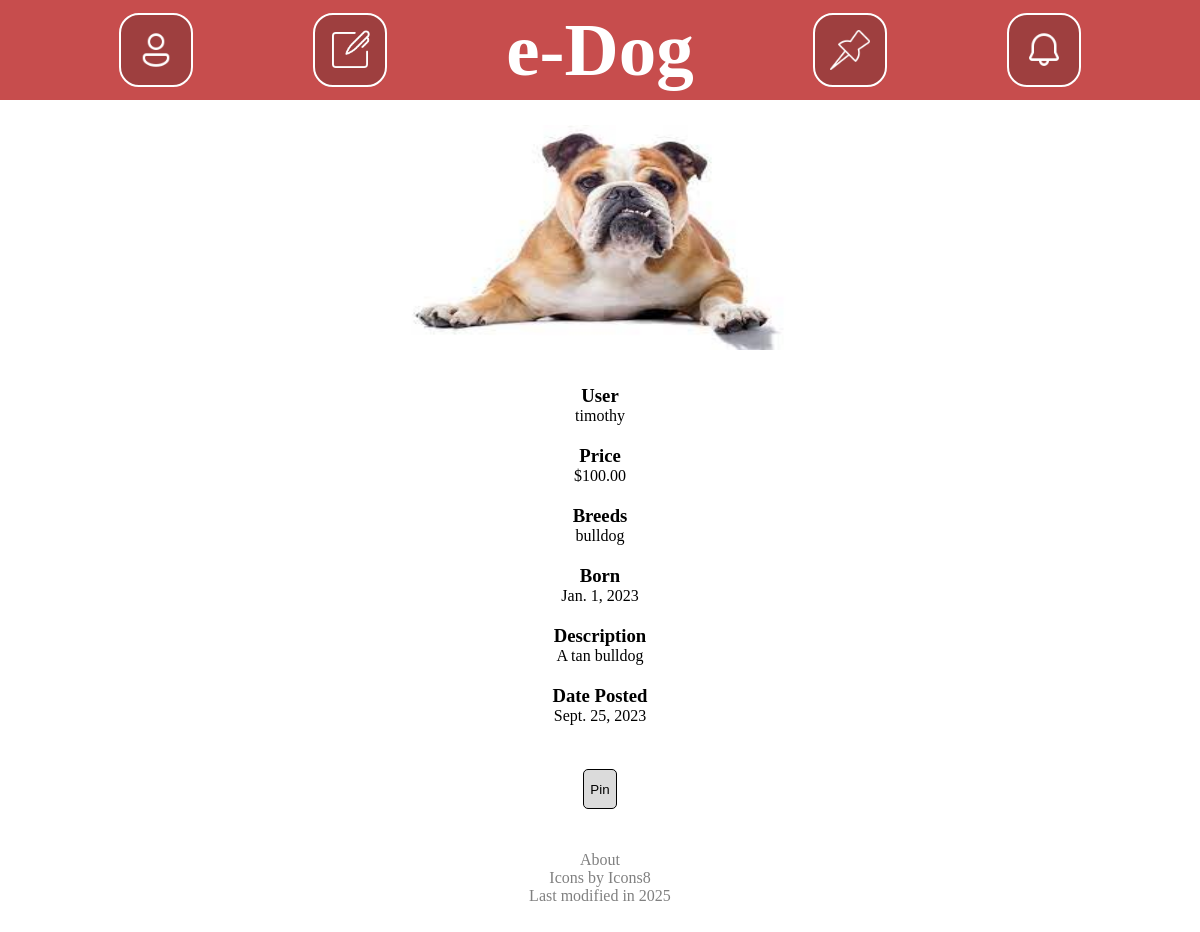
Screenshot of /post/37/ with the database file from the repository.
### post/models.py (models this page shows, shortened)
class Image(models.Model):
    photo = models.ImageField(upload_to="pics/%Y/%m/%d/")
    title = models.CharField(max_length=20)
    post = models.ForeignKey(Post, on_delete=models.CASCADE)

class Post(models.Model):
    user = models.ForeignKey(User, on_delete=models.CASCADE)
    breeds = models.CharField(max_length=100)
    price = models.DecimalField(decimal_places=2, max_digits=9)
    description = models.TextField(max_length=1000)
    age = models.DateField()
    dateCreated = models.DateField(auto_now_add=True)

### post/views.py (the view)
# urls.py: path("", views.index, name="index"),
def index(request, postID):
    post = get_object_or_404(Post, pk=postID)
    postKey = post.pk
    allImages = Image.objects.filter(post=postKey)
    context = {
        "post": post,
        "allImages": allImages,
    }
    return render(request, "post/index.html", context)

### post/templates/post/index.html (shortened to what this page needs)
<!DOCTYPE html>
<html lang="en-US">
	<head>
		{% load static %}
		<link rel="stylesheet" href="{% static 'browse/style.css' %}">
	</head>
	<body>
		<div class="content">
			{% include "browse/header.html" %}
			{% if post %}
				<div class="imageRow">
					{% for image in allImages %}
						<div class="imageBox">
							<img class="image" src="{{image.photo.url}}">
						</div>
					{% endfor %}
				</div>
				<div class="details">
					<h3>User</h3>
					<a href="/user/{{post.user.username}}"><p>{{post.user}}</p></a>
					<h3>Price</h3>
					<p>${{post.price}}</p>
					<h3>Breeds</h3>
					<p>{{post.breeds}}</p>
					<h3>Born</h3>
					<p>{{post.age}}</p>
					<h3>Description</h3>
					<p>{{post.description}}</p>
					<h3>Date Posted</h3>
					<p>{{post.dateCreated}}</p>
				</div>
			{% else %}
				<p>No Posts</p>
			{% endif %}
			<button id="pinButton" class="buttonLink" onclick="pinPost()">Pin</button>
			{% include "browse/footer.html" %}
		</div>
	</body>
</html>

### browse/static/browse/style.css (style rules this page uses)
:root { --textColor: #ffffff; --headerBGColor: #c74d4d; --iconBGColor: #9e3f3f; --contentBGColor: #ffffff; --bodyBGColor: #252525; --buttonColor: #dbdbdb; --buttonHover: #c0c0c0; --buttonPressed: #a8a8a8; --buttonTextColor: black; --buttonBorder: 1px solid black; --buttonRadius: 5px; --imgWidth: 400px; --imgHeight: 225px; }
body { background-color: var(--bodyBGColor); margin: 0; padding: 0; overflow-y: scroll; }
.content { display: flex; flex-direction: column; align-items: center; width: 100%; min-height: 100vh; background-color: var(--contentBGColor); }
p { margin: 0px; }
a { text-decoration: none; color:rgb(0, 0, 0); margin: 0px; }
h3 { margin: 0px; }
.image { width: var(--imgWidth); height: var(--imgHeight); }
.imageBox { display: flex; flex-direction: column; justify-content: center; margin-left: 10px; margin-right: 10px; }
.imageRow { display: flex; flex-direction: row; overflow-x: scroll; align-items: center; width: 95%; height: calc(var(--imgHeight) + 30px); }
.details { display: flex; flex-direction: column; align-items: center; width: 95%; margin: 20px; }
.details p { margin-bottom: 20px; text-align: center; max-width: 500px; }
button { height: 40px; background-color: var(--buttonColor); color: var(--buttonTextColor); border: var(--buttonBorder); border-radius: var(--buttonRadius); margin: 4px; }

### rows the page displays
Image: photo (picture)
Post: user "timothy", price "100.00", breeds "bulldog", age "Jan. 1, 2023", description "A tan bulldog", dateCreated "Sept. 25, 2023"
